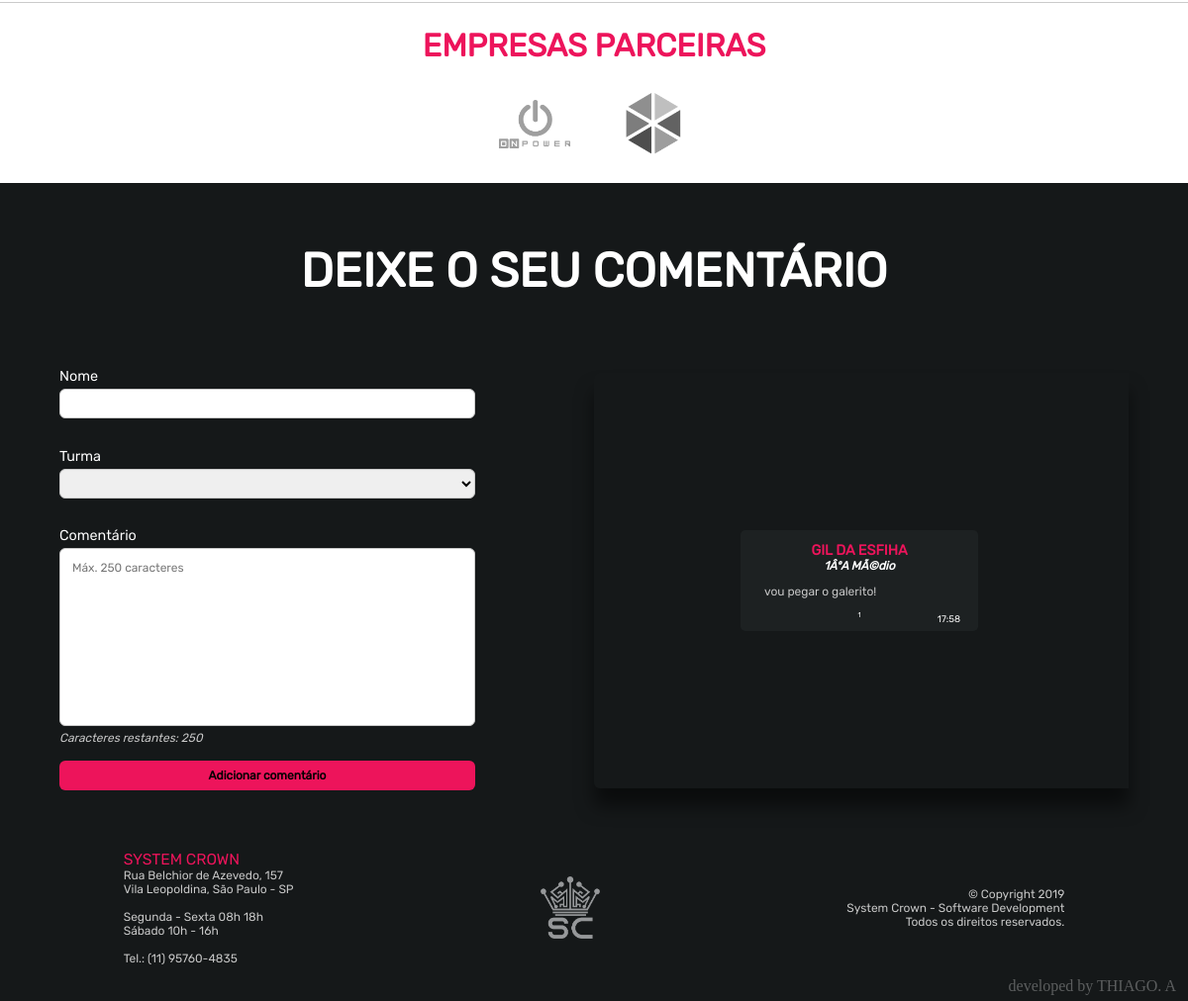
The app's page /siteEmpresa/home.php (lower part), older data.
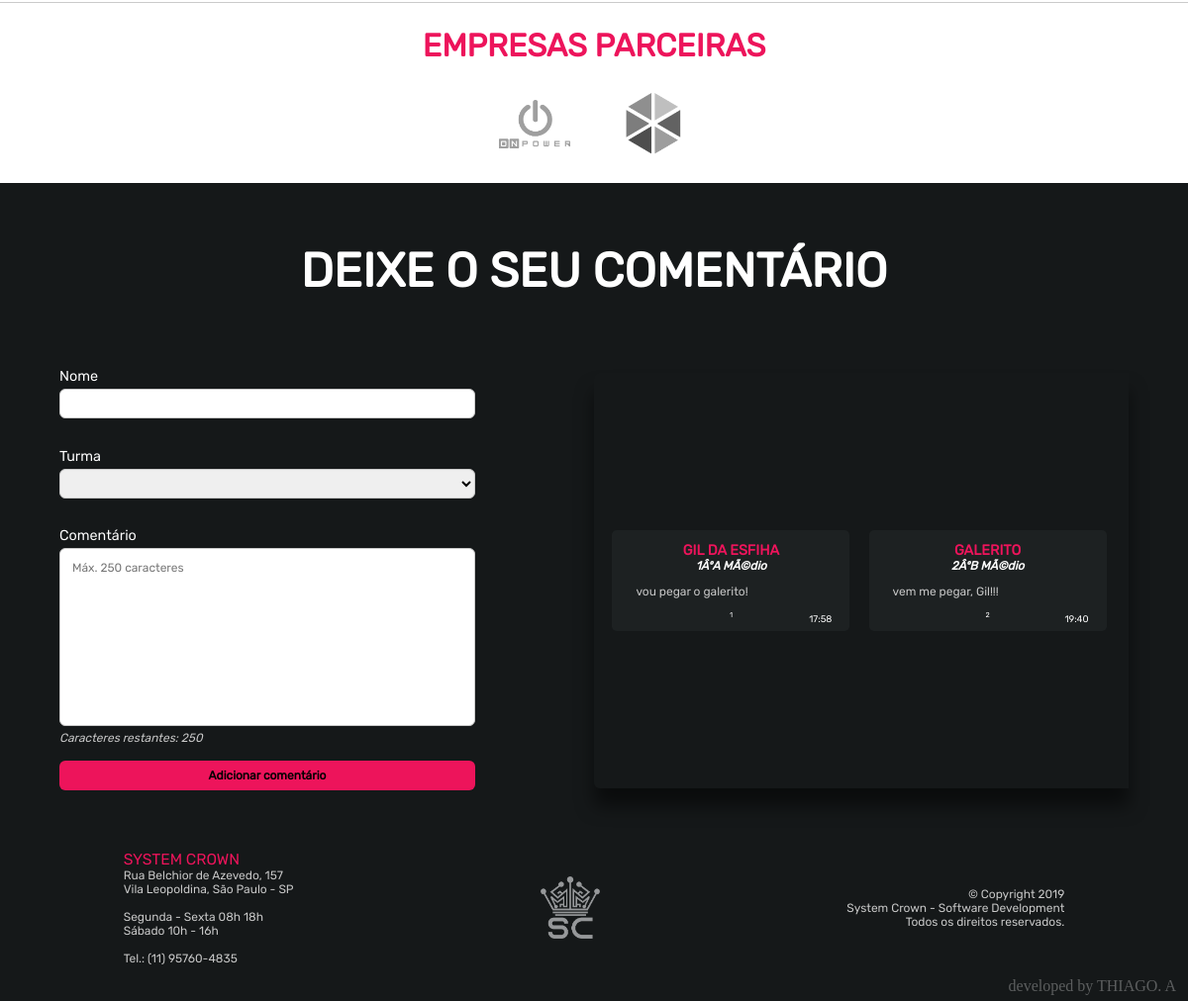
The same page, newer data.
### tables this page shows
CREATE TABLE IF NOT EXISTS `comentario` (
  `cod` int(11) NOT NULL AUTO_INCREMENT,
  `nome` varchar(50) NOT NULL,
  `turma` varchar(20) NOT NULL,
  `txt` varchar(250) NOT NULL,
  `horario` varchar(5) NOT NULL,
  PRIMARY KEY (`cod`)
);

### siteEmpresa/home.php (the view, shortened to what this page needs)
<!DOCTYPE html>
<html lang="pt-br">
<head>
    <link rel="stylesheet" href="css/styleHome.css">
</head>
<body>
    <div id="parceiros">
        <h1 style="color: #ed145b">EMPRESAS PARCEIRAS</h1>
        <div id="partner">
            <img src="img/parceiros/onpower_gray.png" id="onpower" class="partner" title="OnPower">
            <img src="img/parceiros/tyros_gray.png" id="tyros" class="partner" title="TYROS">
        </div>
    </div>
    <div id="comentarios" class='height'>
        <h1 class="titulo" style="color: white">DEIXE O SEU COMENTÁRIO</h1>
        <div id="formcomment">
            <form id="comentario" action ="home.php?id=1000#comentarios" method="POST">
                <p>Nome</p>
                <input class="input" type="text" id="insertNomeComment" name="txtnome" style="margin-bottom: .1vw" maxlength="50" required>
                <p>Turma</p>
                <select class="input" id="turmaComment" name="txtturma" style="margin-bottom: 0" required>
                </select>
                <p>Comentário</p>
                <textarea class="input" name="txtcomentario" id="txtcomentario" placeholder="Máx. 250 caracteres" maxlength="250"
                    style="margin-bottom: 0" required></textarea>
                <p id="contadorCaracter" style="margin: 0; font-style: italic; color: #cacaca; font-size: 1vw">
                    Caracteres restantes: 250</p>
                <button class="input" type="submit" onclick="">Adicionar comentário</button>
            </form>
            <div id="comments"><?php
                $con = mysqli_connect('localhost:3308','root','','sitetcm') or die ("Erro de Conexão com o Banco de Dados");
                $comando = mysqli_query($con, "select * from Comentario") or die ("Erro na Seleção");
                echo "<table>";
                while($linha =mysqli_fetch_array($comando))
                {
                    $cod = $linha['cod'];
                    $nome = strtoupper($linha['nome']);
                    $turma = $linha['turma'];
                    $txt = $linha['txt'];
                    $horario = $linha['horario'];
                    echo "<div class='roll' data-comment='left'><h1 id='nomeComment'>$nome</h1><h2 id='turmaComment'>$turma</h2><p id='msgComment'>$txt</p><a href='home.php?id=$cod'><img class='lixeira' src='img/lixeira.png'/></a><p id='horaComment'>$horario</p><p>$cod</p></div>";
                }
                echo "</table>";
            ?></div>
        </div>
    </div>
    <footer>
        <div id="footer">
            <p><span style="font-size: 1.3vw; cursor:default">SYSTEM CROWN</span><br />Rua Belchior de Azevedo,
                157<br />Vila Leopoldina, São Paulo - SP<br /><br />Segunda - Sexta 08h 18h<br />Sábado 10h -
                16h<br /><br />Tel.: (11) 95760-4835</p>
            <img src="img/icon/logo.png">
            <p style="text-align: right">&copy; Copyright 2019<br />System Crown - Software Development<br />Todos os
                direitos reservados.</p>
        </div>
    </footer>
</body>
</html>

### siteEmpresa/css/styleHome.css (style rules this page uses)
* { margin: 0; padding: 0; font-family: Rubik; overflow-x: hidden; }
span { color: #ed145b; }
.titulo { cursor: default; font-size: 4vw; text-align: center; margin: 5vw auto; }
.input { width: 55% !important; margin: 1vw auto; padding-left: 1vw; box-sizing: border-box; height: 3.5vw; border: .15vw solid #cacaca; border-radius: .5vw; font-size: 1vw; outline: none; transition: border-color .3s, background-color .3s; }
textarea.input { padding-top: 1vw; min-height: 15vw; max-height: 25vw; resize: none; }
div#comentarios { background-color: #151819; width: 100%; }
div#formcomment { display: flex; flex-wrap: wrap; justify-content: space-around; align-items: center; width: 100%; color: white; padding-bottom: 4vw; }
form#comentario { width: 35vw; }
form#comentario input, form#comentario textarea, form#comentario select { width: 100% !important }
form#comentario input, form#comentario select { height: 2.5vw !important; }
form#comentario p { display: inline-block; margin-bottom: -1vw; width: 100%; font-size: 1.2vw; }
form#comentario button { background-color: #ed145b; border: none; cursor: pointer; font-weight: bold; padding-left: 0vw; width: 100% !important; height: 2.5vw; }
div#comments { width: 45vw; height: 35vw; display: flex; align-items: center; justify-content: center; flex-wrap: wrap; padding-bottom: 4vw; box-shadow: 0 1.5vw 1.5vw rgba(0,0,0,0.5); border-radius: .5vw 0 0 .5vw; box-sizing: border-box; padding: 1vw 0; }
div.roll { width: 20vw; background-color: #1d2122; margin: .8vw; font-size: .6vw; text-align: center; box-sizing: border-box; padding: 1vw; border-radius: .4vw; transition: transform 1s, background-color .3s; cursor: default; opacity: 0; }
div.roll > h1 { color:#ed145b }
div.roll > h2 { font-size: 1vw; font-style: italic; }
div.roll > p#msgComment { font-size: 1vw; text-align: left; margin: 1vw; color: #cacaca; }
div.roll > p#horaComment { font-size: .8vw; text-align: right; position: absolute; bottom: .6vw; right: 1.5vw; }
[data-comment="left"] { transform: translate3d(-4vw, 0, 0); }
[data-comment].animate4 { transform: translate3d(0, 0, 0) !important; opacity: 1 !important; }
div#footer { width: 100%; background-color: #151819; color: #cacaca; display: flex; flex-wrap: wrap; justify-content: space-around; align-items: center; font-size: 1vw; padding-bottom: 3vw }
div#footer > img { width: 5vw; pointer-events: none; }
div#parceiros { padding-bottom: 2vw; border-top: .1vw solid #cacaca; width: 100%; background-color: white }
div#parceiros h1 { text-align: center; margin: 2vw 0 }
div#partner { display: flex; justify-content: center; align-items: center; }
div#partner img { width: 6vw; margin: 0 2vw; }

Row changes from the older to the newer data that the page shows:
added comentario: nome "GALERITO", turma "2ÂºB MÃ©dio", txt "vem me pegar, Gil!!!", horario "19:40", cod "2"
